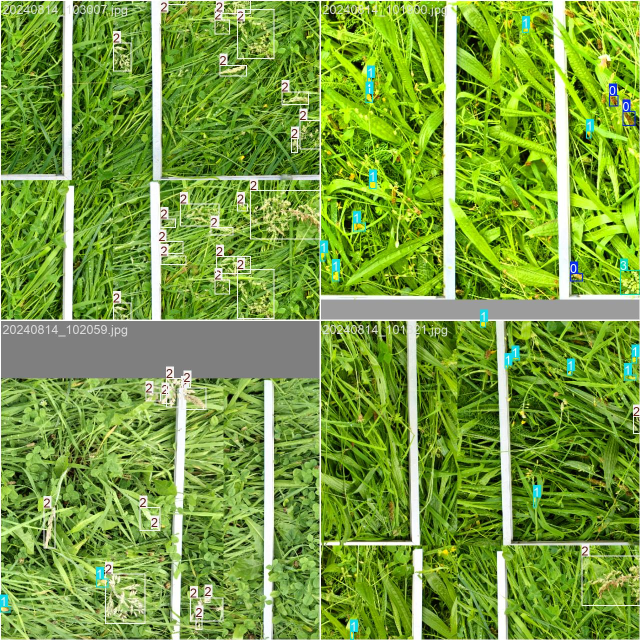
#> input picture plant-diversity/runs/detect/train/train_batch0.jpg, 1280 x 1280 px (shown at 1/2 size)
$ python -i coverage.py   (imports and definitions only)
#> lines starting #> are read from the running program, lines starting #| are printed output that depends on the picture; after the words box and inside, x2 and y2 are one past the last pixel; in counts of white or black regions, pixels touching at a corner belong together
#!/usr/bin/env python3

import cv2, os, json, sys, numpy as np

## functions for image processing ======================================================================================

def rotate_image(image):
    height, width = image.shape[:2]
    if height > width:
        return cv2.rotate(image, cv2.ROTATE_90_CLOCKWISE)
    return image

def resize_image(image, width=640, height=480):
    return cv2.resize(image, (width, height))

def get_corner_points(mask):

    white_pixels = np.column_stack(np.where(mask == 255))
    height, width = mask.shape[:2]
    corners_coordinates = [
        (0, 0),
        (0, width - 1),
        (height - 1, width - 1),
        (height - 1, 0)
    ]
    points_list = []
    for corner_coordinates in corners_coordinates:
        distances = np.linalg.norm(white_pixels - corner_coordinates, axis=1)
        closest_index = np.argmin(distances)
        x, y = white_pixels[closest_index][::-1]
        points_list.append([x, y])
    return np.array(points_list)

def get_silver_frame_mask(image):

    hsv = cv2.cvtColor(image, cv2.COLOR_BGR2HSV)
    lower_white = (0, 0, 200)
    upper_white = (180, 55, 255)
    mask = cv2.inRange(hsv, lower_white, upper_white)

    mask = cv2.threshold(mask, 200, 255, cv2.THRESH_BINARY_INV + cv2.THRESH_OTSU)[1]
    kernel = cv2.getStructuringElement(cv2.MORPH_RECT, (3,3))
    mask = 255 - cv2.morphologyEx(mask, cv2.MORPH_CLOSE, kernel, iterations=2)
    return mask

def get_area_mask(image):

    silver_frame_mask = get_silver_frame_mask(image)
    corner_points = get_corner_points(silver_frame_mask)

    height, width = image.shape[:2]
    mask = np.zeros((height, width), dtype=np.uint8)
    cv2.fillPoly(mask, [corner_points], color=255)

    mask = np.bitwise_xor(mask, silver_frame_mask)
    mask = cv2.medianBlur(mask, 5)

    return mask

def get_greens_mask(image):

    ## Convert to HSV
    hsv = cv2.cvtColor(image, cv2.COLOR_BGR2HSV)

    # limits for the 4000x3000 image
    # hsv_lower_limit = (30, 30, 80)
    # hsv_upper_limit = (70, 255, 255)

    # limits for the 640x480 image
    hsv_lower_limit = (30, 30, 10)
    hsv_upper_limit = (70, 255, 255)

    # Create binary mask for green color
    mask = cv2.inRange(hsv, hsv_lower_limit, hsv_upper_limit)

    # remove small particles in the mask - only requried when using the full 4000x3000 image
    # mask = cv2.threshold(mask, 0, 255, cv2.THRESH_BINARY_INV + cv2.THRESH_OTSU)[1]
    # kernel = cv2.getStructuringElement(cv2.MORPH_RECT, (1,1))
    # mask = 255 - cv2.morphologyEx(mask, cv2.MORPH_CLOSE, kernel, iterations=2)

    return mask
    ## apply mask and leave the greens
    bool_mask = mask > 0
    green = np.zeros_like(image, np.uint8)
    green[bool_mask] = image[bool_mask]
    return green

def get_plant_coverage(image, area_mask, greens_mask):

    full_mask = np.bitwise_and(area_mask, greens_mask)
    bool_mask = full_mask > 0
    masked_image = np.zeros_like(image, np.uint8)
    masked_image[bool_mask] = image[bool_mask]

    pixels_in_area = cv2.countNonZero(area_mask)
    pixels_in_greens = np.count_nonzero(np.any(masked_image > 0, axis=2))
    coverage = pixels_in_greens * 100 / pixels_in_area
    return masked_image, coverage

def put_text(image, text):

    position = (5, 30)
    font = cv2.FONT_HERSHEY_SIMPLEX
    font_scale = 4/len(text)
    color = (255, 255, 255)
    thickness = 1
    line_type = cv2.LINE_AA

    text_width, text_height = cv2.getTextSize(text, font, font_scale, thickness)[0]
    top_left = (position[0], position[1] - text_height - 5)
    bottom_right = (position[0] + text_width, position[1] + 5)

    cv2.rectangle(image, top_left, bottom_right, (0, 0, 0), -1)
    cv2.putText(image, text, position, font, font_scale, color, thickness, line_type)

def process_image(src_filepath):

    image = cv2.imread(src_filepath)
#> image is the input picture: shape (1280, 1280, 3); mean B, G, R 62, 157.3, 120
    image = rotate_image(image)
    image = resize_image(image)
#> in resize_image, `return cv2.resize(image, (width, height))`:
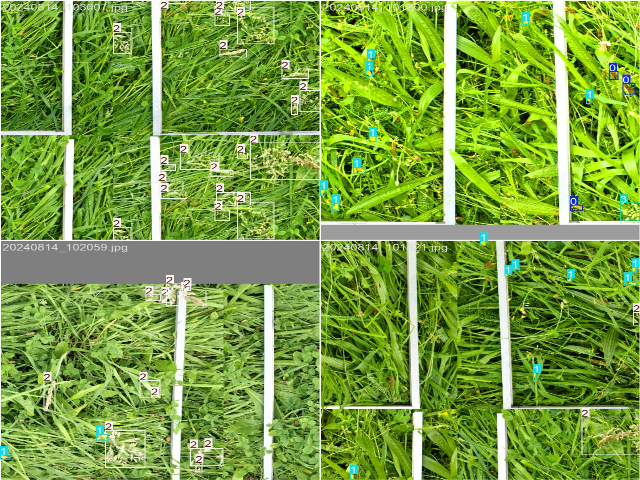
#> returned value: shape (480, 640, 3); mean of channels 0, 1, 2 61.9, 157.3, 120; drawn as B, G, R

    area_mask = get_area_mask(image)
#> in get_silver_frame_mask, `hsv = cv2.cvtColor(image, cv2.COLOR_BGR2HSV)`: hsv: shape (480, 640, 3); mean H, S, V 42.2, 168.8, 157.7
#> in get_silver_frame_mask, `mask = cv2.inRange(hsv, lower_white, upper_white)`:
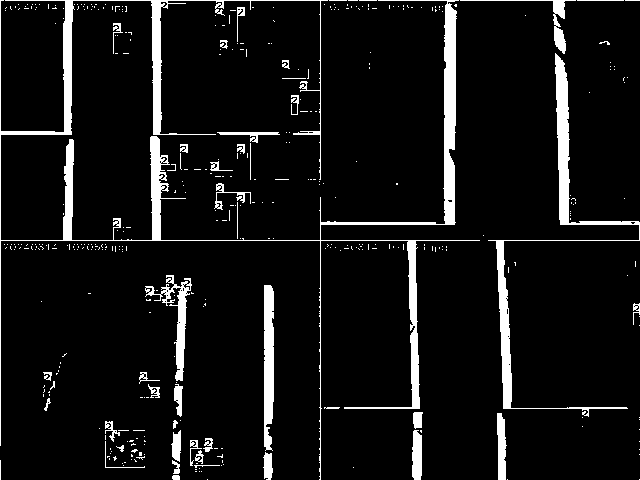
#> mask: shape (480, 640); 7.4% white; 403 white regions (360 under 20 px), largest, box (x1, y1, x2, y2) and area: (0, 0, 480, 480) 10930, (488, 53, 640, 417) 3878, (264, 285, 274, 451) 1483
#> in get_silver_frame_mask, `mask = 255 - cv2.morphologyEx(mask, cv2.MORPH_CLOSE, kernel, iteration..`:
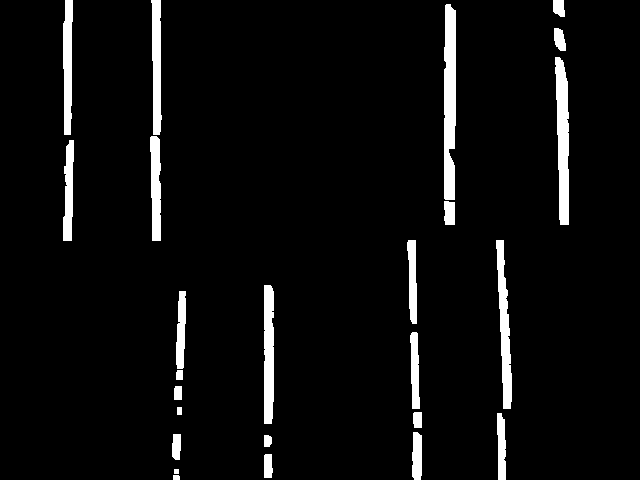
#> mask: shape (480, 640); 4.9% white; 25 white regions, largest, box (x1, y1, x2, y2) and area: (444, 4, 456, 200) 2132, (555, 57, 569, 225) 1768, (496, 240, 512, 409) 1430
#> in get_corner_points, `white_pixels = np.column_stack(np.where(mask == 255))`: white_pixels = 15011 pairs, first value 0 to 479, second value 63 to 568
#> the loop in get_corner_points, `for corner_coordinates in corners_coordinates:` made 4 passes
#> (closest_index, x, y) on passes 1 to 4: (0, 65, 0), (363, 564, 10), (15010, 505, 479), (14989, 173, 479)
#> after the loop in get_corner_points, `for corner_coordinates in corners_coordinates:`: points_list = [[65, 0], [564, 10], [505, 479], [173, 479]]
#> in get_area_mask, `cv2.fillPoly(mask, [corner_points], color=255)`: mask: shape (480, 640); 64.4% white; 2 black regions, box (x1, y1, x2, y2) and area: (0, 0, 173, 480) 57120, (90, 0, 640, 480) 52365
#> in get_area_mask, `mask = np.bitwise_xor(mask, silver_frame_mask)`: mask: shape (480, 640); 61.9% white; 19 black regions, largest, box (x1, y1, x2, y2) and area: (0, 0, 180, 480) 55502, (90, 0, 640, 480) 54272, (496, 240, 512, 409) 1430
#> in get_area_mask, `mask = cv2.medianBlur(mask, 5)`: mask: shape (480, 640); 61.9% white; 16 black regions, largest, box (x1, y1, x2, y2) and area: (0, 0, 180, 480) 55535, (497, 0, 640, 480) 48843, (150, 0, 553, 241) 6714
    greens_mask = get_greens_mask(image)
#> in get_greens_mask, `mask = cv2.inRange(hsv, hsv_lower_limit, hsv_upper_limit)`:
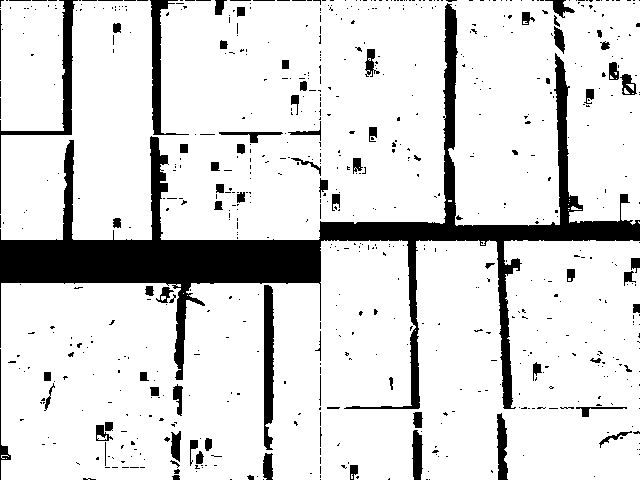
#> mask: shape (480, 640); 85.8% white; 707 black regions (623 under 20 px), largest, box (x1, y1, x2, y2) and area: (0, 3, 640, 409) 29639, (0, 0, 78, 214) 1581, (264, 285, 274, 450) 1418

    image, coverage = get_plant_coverage(image, area_mask, greens_mask)
#> in get_plant_coverage, `full_mask = np.bitwise_and(area_mask, greens_mask)`:
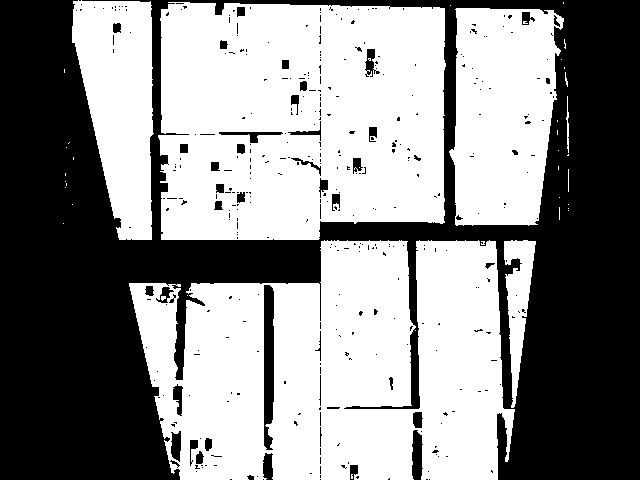
#> full_mask: shape (480, 640); 54.9% white; 387 black regions (340 under 20 px), largest, box (x1, y1, x2, y2) and area: (0, 0, 640, 480) 131831, (264, 285, 274, 450) 1486, (412, 430, 423, 480) 451
#> in get_plant_coverage, `masked_image[bool_mask] = image[bool_mask]`:
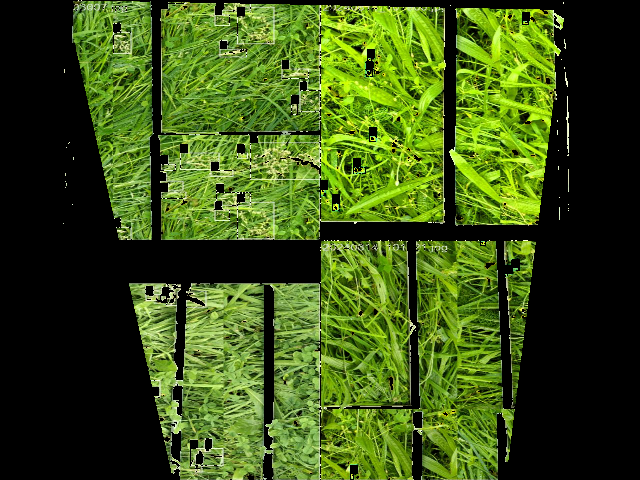
#> masked_image: shape (480, 640, 3); mean B, G, R 21.4, 83, 59.6
#> in get_plant_coverage, `pixels_in_area = cv2.countNonZero(area_mask)`: pixels_in_area = 190270
#> in get_plant_coverage, `pixels_in_greens = np.count_nonzero(np.any(masked_image > 0, axis=2))`: pixels_in_greens = 168502
#> in get_plant_coverage, `coverage = pixels_in_greens * 100 / pixels_in_area`: coverage = 88.56
#> coverage = 88.56
    put_text(image, f"{coverage:.2f}%" )
#> in put_text, `cv2.putText(image, text, position, font, font_scale, color, thickness,..`:
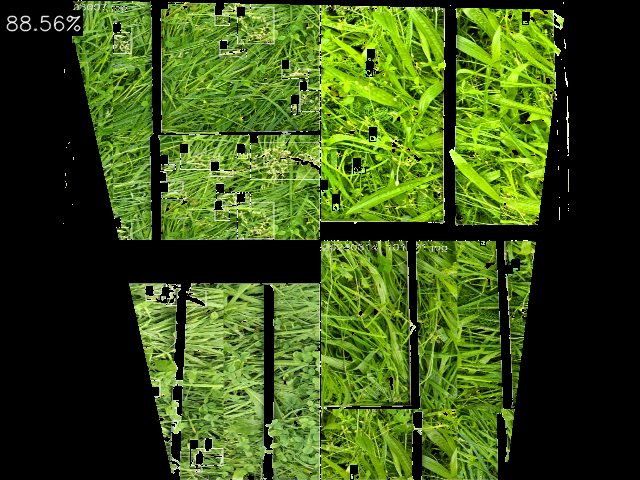
#> image: shape (480, 640, 3); mean B, G, R 21.6, 83.1, 59.8

    return image, coverage


# utility functions ====================================================================================================

# [77 lines left out: functions get_images_list, check_or_create_destination_dir, create_analytics_result, process_dir_or_image, not called in this run]


# 20240521_113459

# [39 lines not run here, left out]


>>> result = process_image('../plant-diversity/runs/detect/train/train_batch0.jpg')

$ run again, on plant-diversity/runs/detect/train/train_batch100.jpg
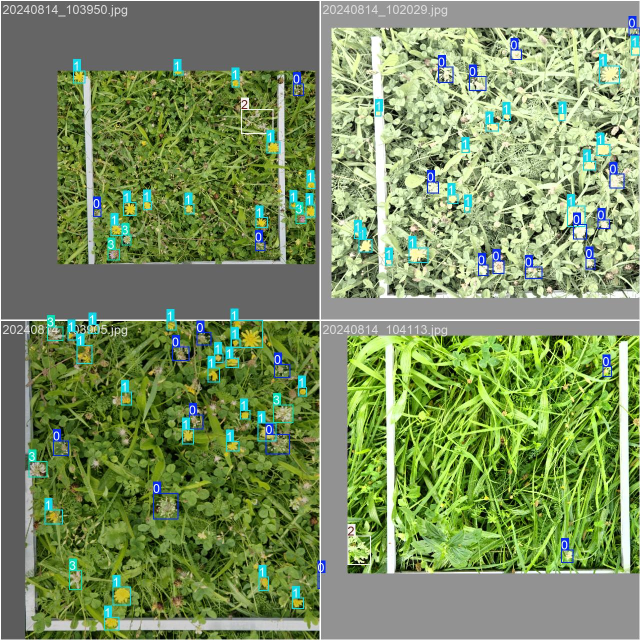
#> input picture plant-diversity/runs/detect/train/train_batch100.jpg, 1280 x 1280 px (shown at 1/2 size)
#> in process_image, image is the input picture: shape (1280, 1280, 3); mean B, G, R 97, 143.4, 122.9
#> hsv: shape (480, 640, 3); mean H, S, V 35, 100.4, 144.9
#> in get_silver_frame_mask, `mask = 255 - cv2.morphologyEx(mask, cv2.MORPH_CLOSE, kernel, iteration..`:
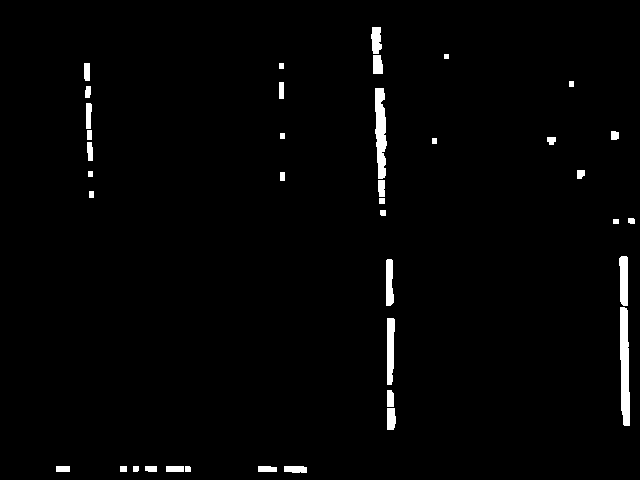
#> mask: shape (480, 640); 1.8% white; 39 white regions, largest, box (x1, y1, x2, y2) and area: (620, 307, 630, 426) 971, (375, 88, 387, 179) 811, (387, 318, 395, 385) 461
#> white_pixels = 5549 pairs, first value 27 to 472, second value 56 to 634
#> the loop in get_corner_points, `for corner_coordinates in corners_coordinates:` made 4 passes
#> (closest_index, x, y) on passes 1 to 4: (329, 84, 63), (578, 573, 81), (4888, 629, 425), (5434, 56, 471)
#> after the loop in get_corner_points, `for corner_coordinates in corners_coordinates:`: points_list = [[84, 63], [573, 81], [629, 425], [56, 471]]
#> full_mask: shape (480, 640); 50.5% white; 535 black regions (474 under 20 px), largest, box (x1, y1, x2, y2) and area: (0, 0, 640, 480) 142919, (257, 294, 294, 342) 606, (182, 302, 208, 334) 342
#> pixels_in_area = 199922
#> pixels_in_greens = 155102
#> in get_plant_coverage, `coverage = pixels_in_greens * 100 / pixels_in_area`: coverage = 77.58
#> in put_text, `cv2.putText(image, text, position, font, font_scale, color, thickness,..`:
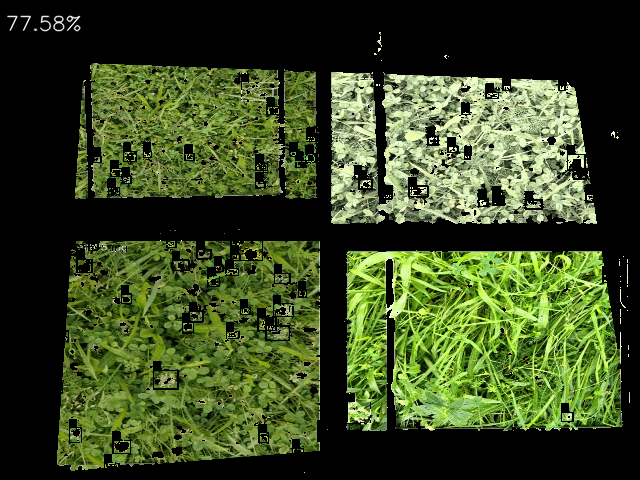
#> image: shape (480, 640, 3); mean B, G, R 33.9, 72.1, 57.8

$ run again, on plant-diversity/runs/detect/train/train_batch101.jpg
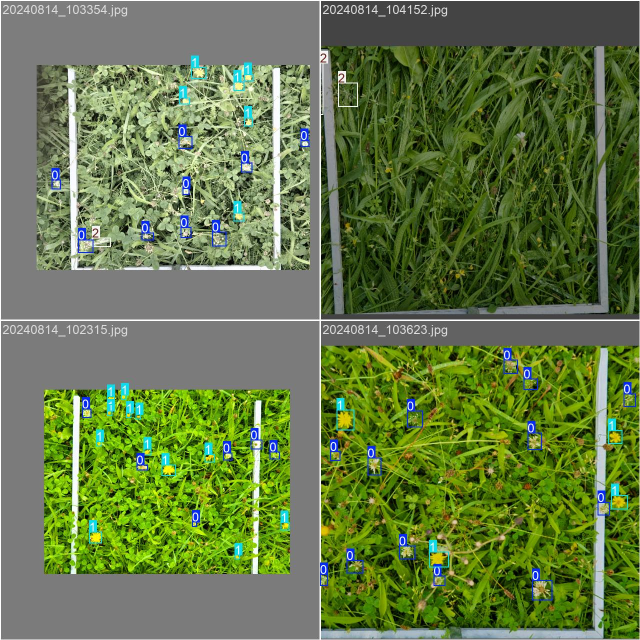
#> input picture plant-diversity/runs/detect/train/train_batch101.jpg, 1280 x 1280 px (shown at 1/2 size)
#> in process_image, image is the input picture: shape (1280, 1280, 3); mean B, G, R 70.8, 120.3, 100.2
#> hsv: shape (480, 640, 3); mean H, S, V 34, 121.3, 121.9
#> in get_silver_frame_mask, `mask = 255 - cv2.morphologyEx(mask, cv2.MORPH_CLOSE, kernel, iteration..`:
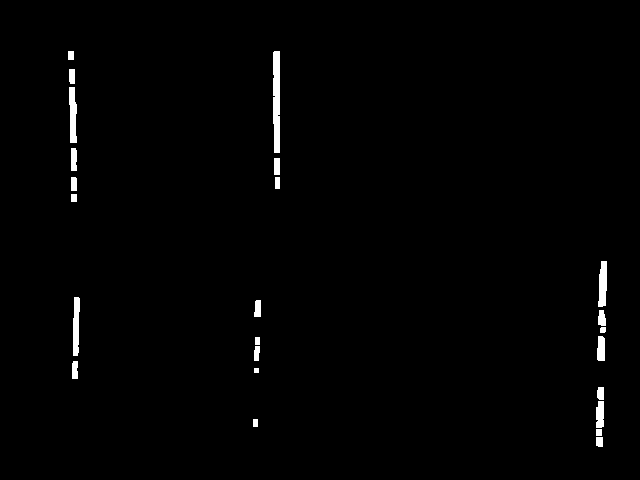
#> mask: shape (480, 640); 1.1% white; 24 white regions, largest, box (x1, y1, x2, y2) and area: (273, 51, 280, 153) 677, (69, 87, 77, 143) 356, (73, 297, 80, 356) 342
#> white_pixels = 3387 pairs, first value 51 to 446, second value 68 to 606
#> the loop in get_corner_points, `for corner_coordinates in corners_coordinates:` made 4 passes
#> (closest_index, x, y) on passes 1 to 4: (0, 68, 51), (1606, 606, 261), (3386, 602, 446), (2948, 72, 378)
#> after the loop in get_corner_points, `for corner_coordinates in corners_coordinates:`: points_list = [[68, 51], [606, 261], [602, 446], [72, 378]]
#> full_mask: shape (480, 640); 29.9% white; 71 white regions (49 under 20 px), largest, box (x1, y1, x2, y2) and area: (320, 258, 602, 446) 42071, (68, 54, 311, 203) 21145, (71, 289, 292, 407) 19397
#> pixels_in_area = 135184
#> pixels_in_greens = 91999
#> in get_plant_coverage, `coverage = pixels_in_greens * 100 / pixels_in_area`: coverage = 68.05
#> in put_text, `cv2.putText(image, text, position, font, font_scale, color, thickness,..`:
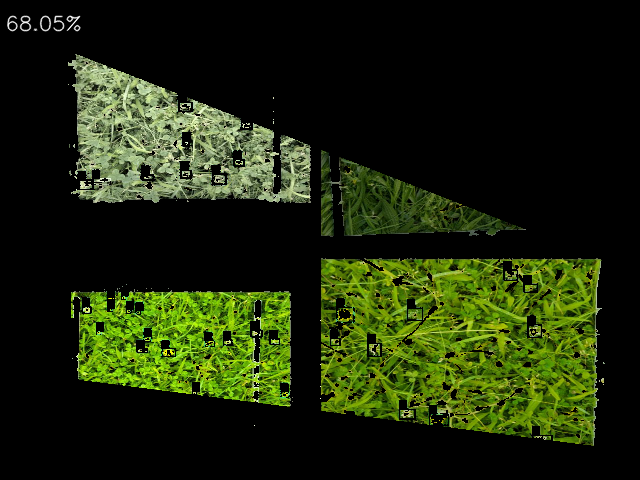
#> image: shape (480, 640, 3); mean B, G, R 10.9, 38.8, 28.9

$ run again, on plant-diversity/runs/detect/train/train_batch102.jpg
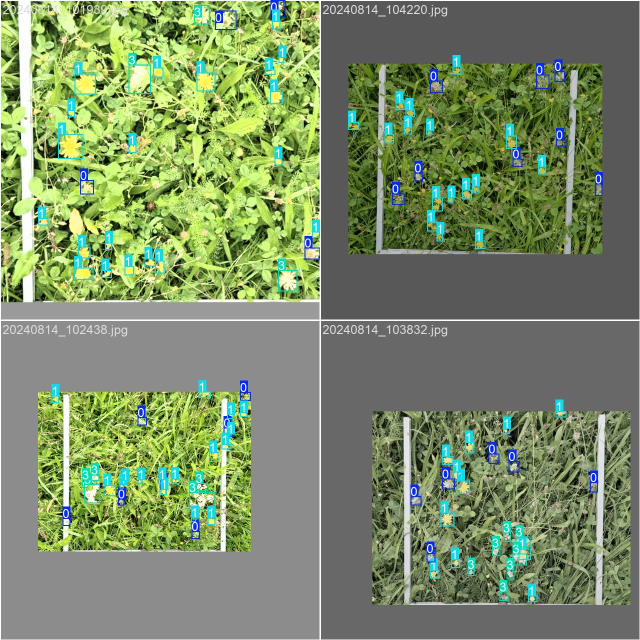
#> input picture plant-diversity/runs/detect/train/train_batch102.jpg, 1280 x 1280 px (shown at 1/2 size)
#> in process_image, image is the input picture: shape (1280, 1280, 3); mean B, G, R 103.7, 139.9, 123
#> hsv: shape (480, 640, 3); mean H, S, V 27.7, 72.3, 141.3
#> white_pixels = 3920 pairs, first value 0 to 448, second value 18 to 604
#> the loop in get_corner_points, `for corner_coordinates in corners_coordinates:` made 4 passes
#> (closest_index, x, y) on passes 1 to 4: (0, 18, 0), (2343, 604, 311), (3919, 601, 448), (3439, 64, 379)
#> after the loop in get_corner_points, `for corner_coordinates in corners_coordinates:`: points_list = [[18, 0], [604, 311], [601, 448], [64, 379]]
#> full_mask: shape (480, 640); 24.9% white; 120 white regions (90 under 20 px), largest, box (x1, y1, x2, y2) and area: (30, 8, 320, 228) 36105, (371, 308, 603, 448) 23465, (55, 293, 253, 404) 15163
#> pixels_in_area = 140711
#> pixels_in_greens = 76595
#> in get_plant_coverage, `coverage = pixels_in_greens * 100 / pixels_in_area`: coverage = 54.43
#> in put_text, `cv2.putText(image, text, position, font, font_scale, color, thickness,..`:
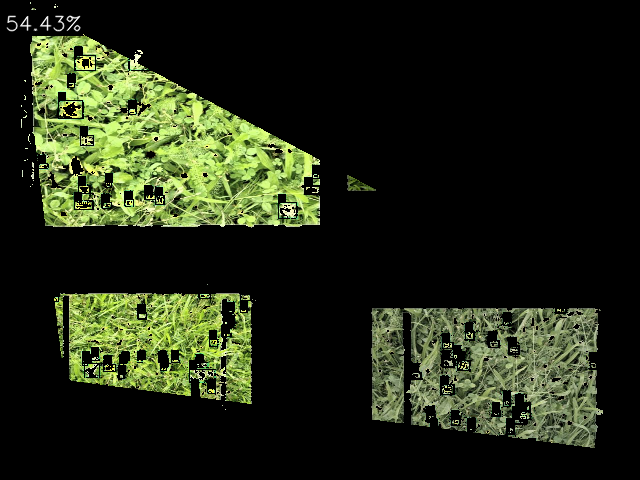
#> image: shape (480, 640, 3); mean B, G, R 21.6, 40.3, 33.9
